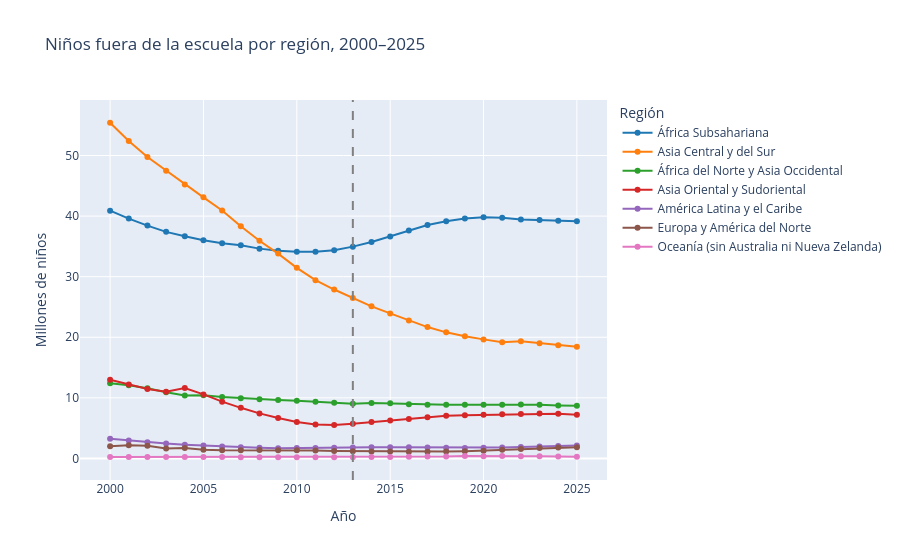

Notebook code for this chart:
### Markdown cell above
### 4.2 Evolución por región

El total mundial esconde diferencias entre regiones. Este gráfico interactivo (Plotly) muestra la serie de cada una. Se puede pasar el cursor para ver los valores exactos de todas las regiones en un año, y hacer clic en la leyenda para ocultar o mostrar regiones.

### Code cell
fig = px.line(
    df_regiones, x="anio", y="ninos_millones", color="region",
    category_orders={"region": orden_regiones},
    color_discrete_map=paleta_hex,
    markers=True,
    labels={"anio": "Año", "ninos_millones": "Millones de niños", "region": "Región"},
    title="Niños fuera de la escuela por región, 2000–2025"
)
fig.add_vline(x=2013, line_dash="dash", line_color="gray")
fig.update_traces(hovertemplate="%{y:.1f} millones")
fig.update_layout(hovermode="x unified", legend_title_text="Región")
fig.show()

import os
os.makedirs("figuras", exist_ok=True)
fig.write_html("figuras/evolucion_por_region.html", include_plotlyjs="cdn")

### Figure 1 — Plotly figure (JSON) as saved in the notebook; plotly's stock layout.template omitted (floating-point values rounded to 4 significant figures)
{"data": [{"hovertemplate": "%{y:.1f} millones", "legendgroup": "África Subsahariana", "line": {"color": "#1f77b4", "dash": "solid"}, "marker": {"symbol": "circle"}, "mode": "lines+markers", "name": "África Subsahariana", "orientation": "v", "showlegend": true, "type": "scatter", "x": [2000, 2001, 2002, 2003, 2004, 2005, 2006, 2007, 2008, 2009, 2010, 2011, 2012, 2013, 2014, 2015, 2016, 2017, 2018, 2019, 2020, 2021, 2022, 2023, 2024, 2025], "xaxis": "x", "y": [40.9, 39.59, 38.43, 37.4, 36.67, 36.01, 35.5, 35.17, 34.63, 34.29, 34.13, 34.11, 34.37, 34.96, 35.73, 36.62, 37.61, 38.52, 39.14, 39.6, 39.83, 39.72, 39.45, 39.34, 39.24, 39.16], "yaxis": "y"}, {"hovertemplate": "%{y:.1f} millones", "legendgroup": "Asia Central y del Sur", "line": {"color": "#ff7f0e", "dash": "solid"}, "marker": {"symbol": "circle"}, "mode": "lines+markers", "name": "Asia Central y del Sur", "orientation": "v", "showlegend": true, "type": "scatter", "x": [2000, 2001, 2002, 2003, 2004, 2005, 2006, 2007, 2008, 2009, 2010, 2011, 2012, 2013, 2014, 2015, 2016, 2017, 2018, 2019, 2020, 2021, 2022, 2023, 2024, 2025], "xaxis": "x", "y": [55.41, 52.4, 49.76, 47.5, 45.23, 43.1, 40.93, 38.31, 35.93, 33.81, 31.46, 29.42, 27.88, 26.48, 25.1, 23.94, 22.77, 21.68, 20.81, 20.16, 19.65, 19.19, 19.35, 19.02, 18.7, 18.42], "yaxis": "y"}, {"hovertemplate": "%{y:.1f} millones", "legendgroup": "África del Norte y Asia Occidental", "line": {"color": "#2ca02c", "dash": "solid"}, "marker": {"symbol": "circle"}, "mode": "lines+markers", "name": "África del Norte y Asia Occidental", "orientation": "v", "showlegend": true, "type": "scatter", "x": [2000, 2001, 2002, 2003, 2004, 2005, 2006, 2007, 2008, 2009, 2010, 2011, 2012, 2013, 2014, 2015, 2016, 2017, 2018, 2019, 2020, 2021, 2022, 2023, 2024, 2025], "xaxis": "x", "y": [12.42, 12.09, 11.59, 10.92, 10.39, 10.41, 10.13, 9.928, 9.758, 9.628, 9.514, 9.36, 9.169, 9.013, 9.144, 9.087, 8.961, 8.847, 8.845, 8.879, 8.871, 8.875, 8.9, 8.858, 8.751, 8.709], "yaxis": "y"}, {"hovertemplate": "%{y:.1f} millones", "legendgroup": "Asia Oriental y Sudoriental", "line": {"color": "#d62728", "dash": "solid"}, "marker": {"symbol": "circle"}, "mode": "lines+markers", "name": "Asia Oriental y Sudoriental", "orientation": "v", "showlegend": true, "type": "scatter", "x": [2000, 2001, 2002, 2003, 2004, 2005, 2006, 2007, 2008, 2009, 2010, 2011, 2012, 2013, 2014, 2015, 2016, 2017, 2018, 2019, 2020, 2021, 2022, 2023, 2024, 2025], "xaxis": "x", "y": [12.99, 12.19, 11.46, 11.0, 11.61, 10.57, 9.369, 8.35, 7.435, 6.669, 6.008, 5.591, 5.519, 5.742, 6.005, 6.243, 6.492, 6.798, 7.041, 7.14, 7.198, 7.282, 7.342, 7.418, 7.386, 7.228], "yaxis": "y"}, {"hovertemplate": "%{y:.1f} millones", "legendgroup": "América Latina y el Caribe", "line": {"color": "#9467bd", "dash": "solid"}, "marker": {"symbol": "circle"}, "mode": "lines+markers", "name": "América Latina y el Caribe", "orientation": "v", "showlegend": true, "type": "scatter", "x": [2000, 2001, 2002, 2003, 2004, 2005, 2006, 2007, 2008, 2009, 2010, 2011, 2012, 2013, 2014, 2015, 2016, 2017, 2018, 2019, 2020, 2021, 2022, 2023, 2024, 2025], "xaxis": "x", "y": [3.241, 2.94, 2.672, 2.458, 2.267, 2.114, 1.966, 1.839, 1.747, 1.677, 1.727, 1.729, 1.769, 1.821, 1.856, 1.859, 1.838, 1.805, 1.758, 1.735, 1.748, 1.801, 1.873, 1.959, 2.059, 2.144], "yaxis": "y"}, {"hovertemplate": "%{y:.1f} millones", "legendgroup": "Europa y América del Norte", "line": {"color": "#8c564b", "dash": "solid"}, "marker": {"symbol": "circle"}, "mode": "lines+markers", "name": "Europa y América del Norte", "orientation": "v", "showlegend": true, "type": "scatter", "x": [2000, 2001, 2002, 2003, 2004, 2005, 2006, 2007, 2008, 2009, 2010, 2011, 2012, 2013, 2014, 2015, 2016, 2017, 2018, 2019, 2020, 2021, 2022, 2023, 2024, 2025], "xaxis": "x", "y": [2.002, 2.169, 2.078, 1.636, 1.734, 1.435, 1.351, 1.358, 1.37, 1.359, 1.343, 1.293, 1.232, 1.2, 1.159, 1.126, 1.104, 1.1, 1.126, 1.184, 1.283, 1.426, 1.572, 1.699, 1.791, 1.852], "yaxis": "y"}, {"hovertemplate": "%{y:.1f} millones", "legendgroup": "Oceanía (sin Australia ni Nueva Zelanda)", "line": {"color": "#e377c2", "dash": "solid"}, "marker": {"symbol": "circle"}, "mode": "lines+markers", "name": "Oceanía (sin Australia ni Nueva Zelanda)", "orientation": "v", "showlegend": true, "type": "scatter", "x": [2000, 2001, 2002, 2003, 2004, 2005, 2006, 2007, 2008, 2009, 2010, 2011, 2012, 2013, 2014, 2015, 2016, 2017, 2018, 2019, 2020, 2021, 2022, 2023, 2024, 2025], "xaxis": "x", "y": [0.2229, 0.2267, 0.2272, 0.227, 0.2261, 0.2225, 0.2151, 0.2098, 0.2053, 0.1985, 0.1941, 0.1926, 0.1979, 0.2089, 0.226, 0.2492, 0.2766, 0.3028, 0.3222, 0.3997, 0.3487, 0.3867, 0.365, 0.3385, 0.3173, 0.2946], "yaxis": "y"}], "layout": {"hovermode": "x unified", "legend": {"title": {"text": "Región"}, "tracegroupgap": 0}, "shapes": [{"line": {"color": "gray", "dash": "dash"}, "type": "line", "x0": 2013, "x1": 2013, "xref": "x", "y0": 0, "y1": 1, "yref": "y domain"}], "title": {"text": "Niños fuera de la escuela por región, 2000–2025"}, "xaxis": {"anchor": "y", "domain": [0, 1], "title": {"text": "Año"}}, "yaxis": {"anchor": "x", "domain": [0, 1], "title": {"text": "Millones de niños"}}}}
